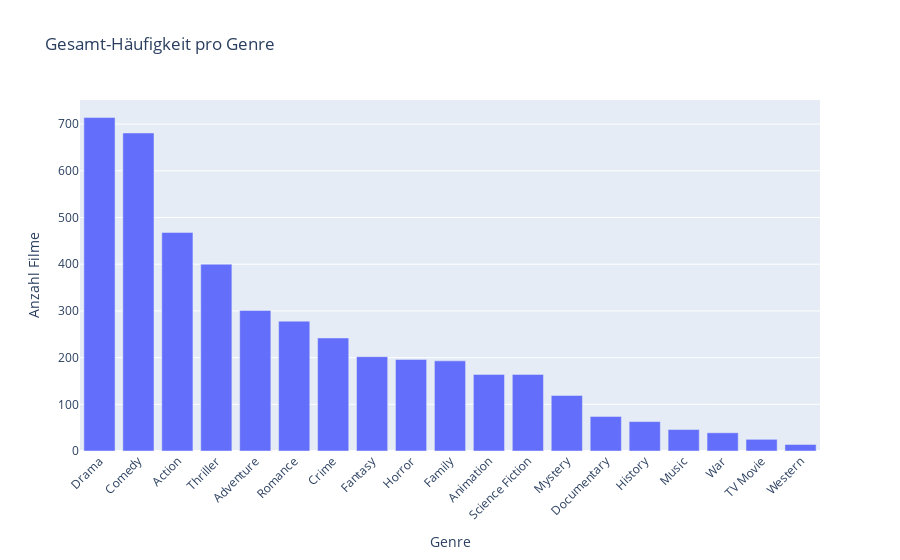

The code cell stored with this chart in its notebook:
### Markdown cell above
#### Balken-Diagramm für die jeweiligen Genre-Häufigkeiten

### Code cell
import json
import pandas as pd
import plotly.express as px

# Pfad zur JSON-Datei mit allen europäischen Filmen
dir_data = BASE / "data/raw/fragestellung_02/2025-05-19_version2_all_european_movies.json"
ALL_GENRES_JSON = BASE / 'data/processed/fragestellung_02/all_genres.json'

# Daten laden
with open(dir_data, 'r', encoding='utf-8') as f:
    all_movies = json.load(f)

# Filtern aller Filme die mehr als einmal vorkommen:

all_movies = [next(movie for movie in all_movies if movie["id"] == id) for id in set([movie["id"] for movie in all_movies])]
print(f"Found {len(all_movies)} unique movies")

# DataFrame erstellen und Jahr extrahieren
df = pd.DataFrame(all_movies)
df['release_date'] = pd.to_datetime(df['release_date']).dt.year

# Genre-IDs "exploden"
df = df.explode('genre_ids')

# Genre-Mapping laden (TMDb Genre-Liste)
with open(ALL_GENRES_JSON, 'r', encoding='utf-8') as f:
    gdata = json.load(f)

df_genres = pd.DataFrame(gdata['genres'])
df_genres = df_genres.rename(columns={'id':'genre_ids','name':'genre_name'})

df = df.merge(df_genres[['genre_ids','genre_name']], on='genre_ids')

# Gesamt-Häufigkeiten pro Genre
genre_counts = df['genre_name'].value_counts().reset_index()
genre_counts.columns = ['genre_name','count']

fig_total = px.bar(
    genre_counts,
    x='genre_name',
    y='count',
    title='Gesamt-Häufigkeit pro Genre',
    labels={'genre_name':'Genre','count':'Anzahl Filme'}
)
fig_total.update_layout(xaxis_tickangle=-45)
fig_total.show()

### Figure 1 — Plotly figure (JSON) as saved in the notebook; plotly's stock layout.template omitted (floating-point values rounded to 4 significant figures)
{"data": [{"hovertemplate": "Genre=%{x}<br>Anzahl Filme=%{y}<extra></extra>", "legendgroup": "", "marker": {"color": "#636efa", "pattern": {"shape": ""}}, "name": "", "orientation": "v", "showlegend": false, "textposition": "auto", "type": "bar", "x": ["Drama", "Comedy", "Action", "Thriller", "Adventure", "Romance", "Crime", "Fantasy", "Horror", "Family", "Animation", "Science Fiction", "Mystery", "Documentary", "History", "Music", "War", "TV Movie", "Western"], "xaxis": "x", "y": [714, 681, 468, 400, 301, 278, 242, 202, 196, 193, 164, 164, 119, 74, 63, 46, 39, 25, 14], "yaxis": "y"}], "layout": {"barmode": "relative", "legend": {"tracegroupgap": 0}, "title": {"text": "Gesamt-Häufigkeit pro Genre"}, "xaxis": {"anchor": "y", "domain": [0, 1], "tickangle": -45, "title": {"text": "Genre"}}, "yaxis": {"anchor": "x", "domain": [0, 1], "title": {"text": "Anzahl Filme"}}}}
